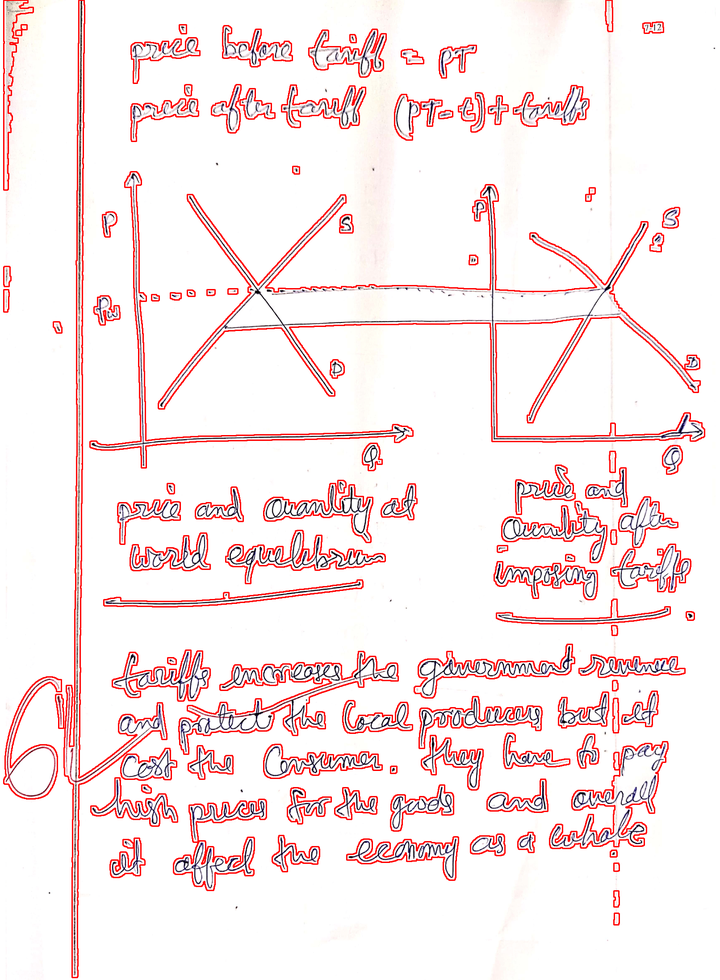
#> input picture debug_features.png, 720 x 980 px, shrunk from 1612 x 2194 before the run
$ python debug_extractor.py ../debug_features.png
#> lines starting #> are read from the running program, lines starting #| are printed output that depends on the picture; after the words box and inside, x2 and y2 are one past the last pixel; in counts of white or black regions, pixels touching at a corner belong together
import cv2
import numpy as np
import sys

img_path = sys.argv[1]
image = cv2.imread(img_path)
#> image is the input picture: shape (980, 720, 3); mean B, G, R 233.7, 233.2, 248.3
gray = cv2.cvtColor(image, cv2.COLOR_BGR2GRAY)
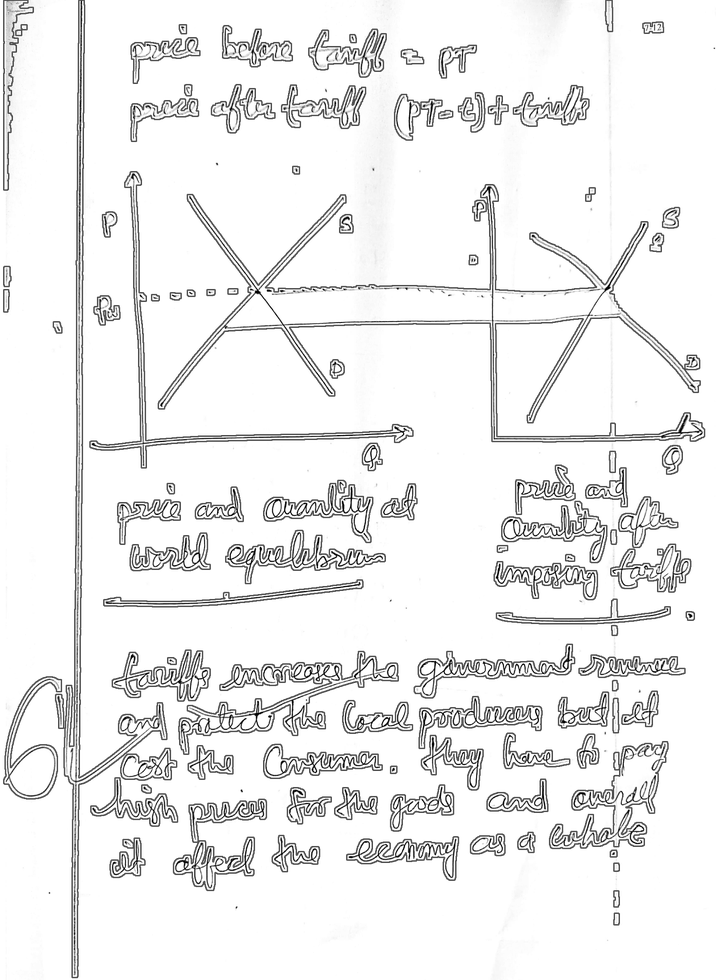
#> gray: shape (980, 720); min 0, max 255, mean 237.8
blur = cv2.GaussianBlur(gray, (5,5), 0)
thresh = cv2.adaptiveThreshold(blur, 255, cv2.ADAPTIVE_THRESH_MEAN_C, cv2.THRESH_BINARY_INV, 15, 6)
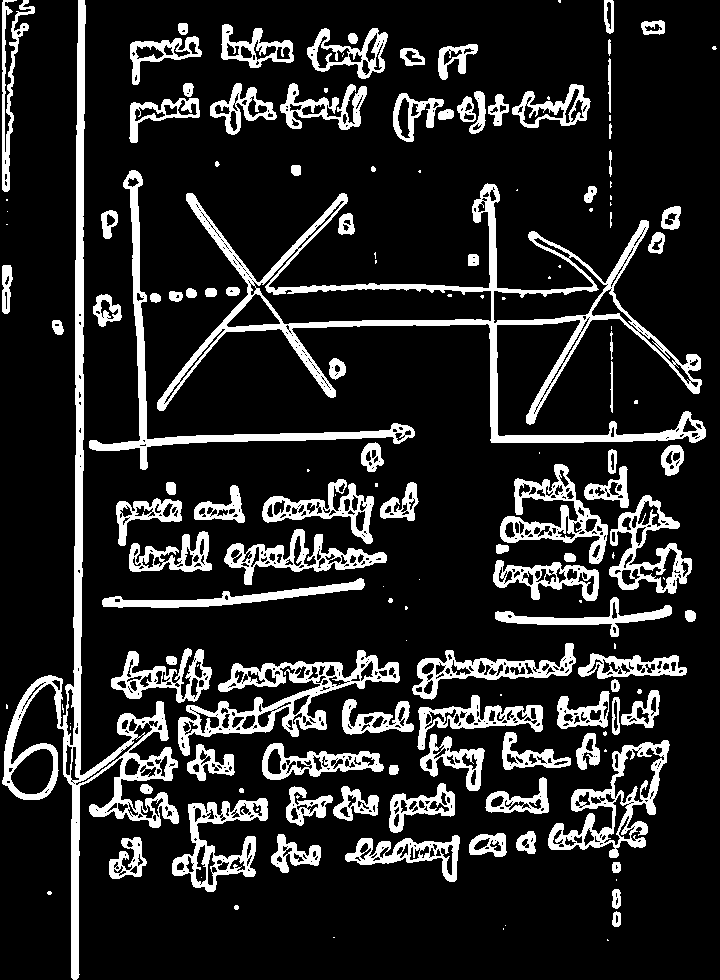
#> thresh: shape (980, 720); 15.9% white; 157 white regions (54 under 20 px), largest, box (x1, y1, x2, y2) and area: (157, 183, 706, 443) 15444, (2, 0, 179, 980) 14088, (178, 650, 400, 756) 5605

margin_x = int(image.shape[1] * 0.15)
#> margin_x = 108
core_thresh = thresh[:, margin_x : image.shape[1] - margin_x]
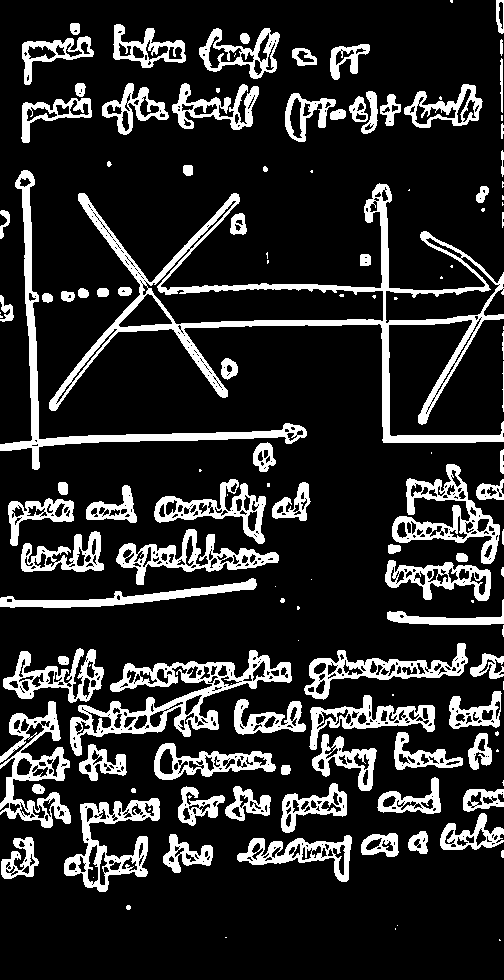
#> core_thresh: shape (980, 504); 17.4% white; 136 white regions (45 under 20 px), largest, box (x1, y1, x2, y2) and area: (49, 183, 504, 443) 12653, (70, 650, 292, 756) 5605, (0, 170, 307, 470) 4752

row_sums = np.sum(core_thresh, axis=1) / 255.0
#> row_sums = 980 values, max 362 at index 437, min 0 at index 143, mean 87.57

def find_blocks(k_size, t_val):
    smoothed = np.convolve(row_sums, np.ones(k_size)/k_size, mode='same')
    blocks = []
    in_block = False
    start_y = 0
    for y in range(len(smoothed)):
        if smoothed[y] > t_val and not in_block:
            in_block = True
            start_y = y
        elif smoothed[y] <= t_val and in_block:
            in_block = False
            end_y = y
            if end_y - start_y > 10:
                blocks.append((start_y, end_y))
    if in_block and (len(smoothed) - 1) - start_y > 10:
        blocks.append((start_y, len(smoothed) - 1))
    return blocks

for k in [2, 3, 5, 8]:
    for t in [5.0, 15.0, 25.0, 40.0]:
        blocks = find_blocks(k, t)
        if blocks:
            tallest = max(blocks, key=lambda b: b[1]-b[0])
            print(f"K={k}, T={t} -> Blocks: {len(blocks)}, Tallest: {tallest}, Height: {tallest[1]-tallest[0]}")
